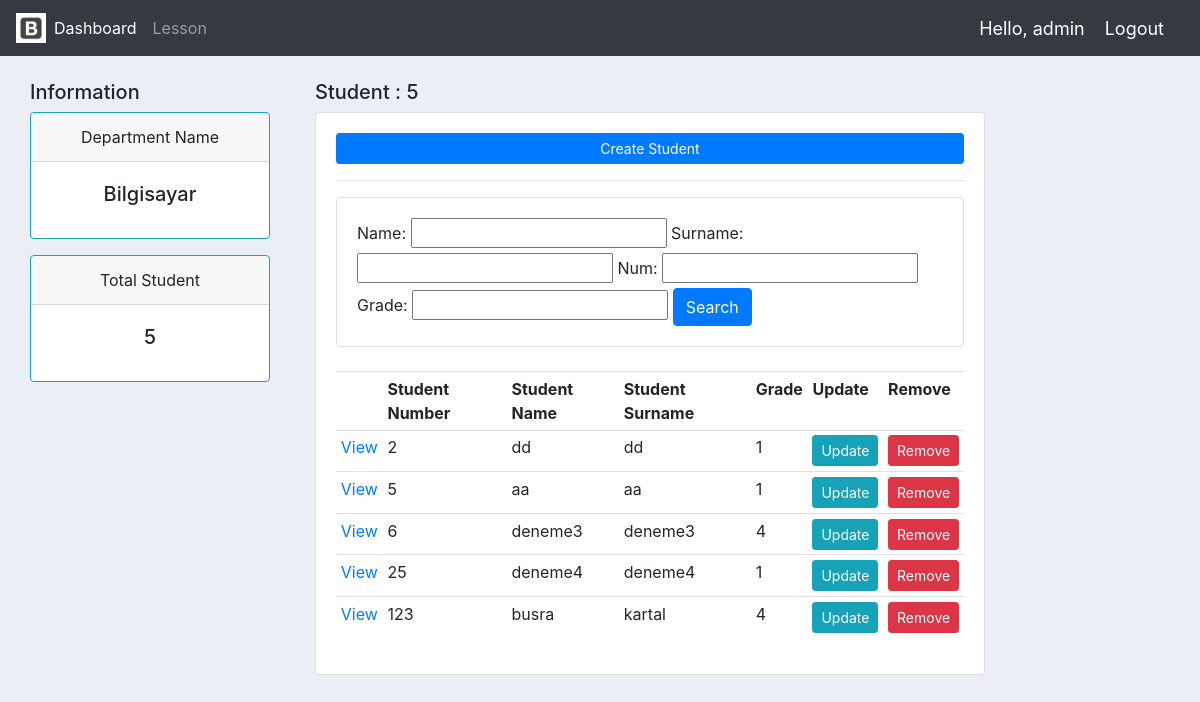
The app's page /department/5 (signed in), older data.
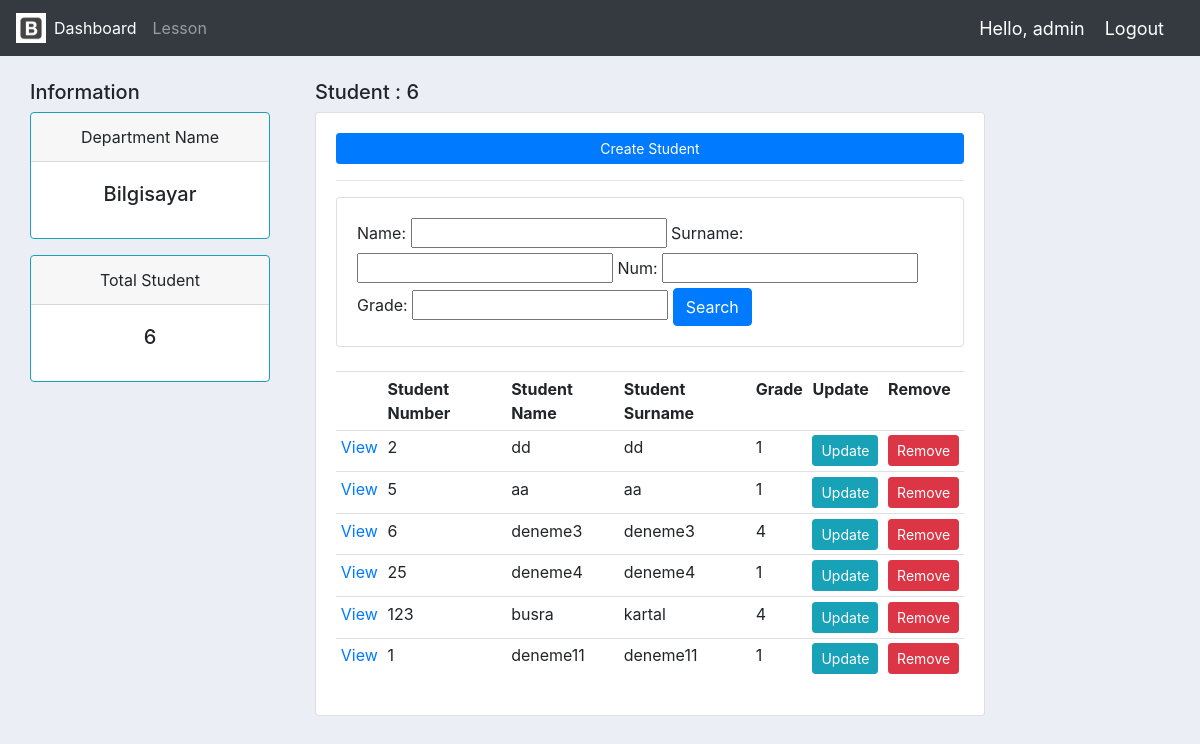
The same page, newer data.
### myapp/models.py (models this page shows, shortened)
class Student(models.Model):
    user =models.OneToOneField(User, blank=True, null=True, on_delete=models.CASCADE)
    name = models.CharField(max_length=50, null=True)
    surname = models.CharField(max_length=50, null=True)
    num = models.IntegerField(null=True, blank=True)
    grade = models.IntegerField(null=True, blank=True)
    profile_pic = models.ImageField(default="user.jpeg", null=True, blank=True)
    department = models.ManyToManyField(Department)

### myapp/decorators.py (the view)
        def wrapper_func(request, *args, **kwargs):
            group =None
            if request.user.groups.exists():
                group = request.user.groups.all()[0].name
            if group in allowed_roles:
                return view_func(request, *args, **kwargs)
            else:
                return HttpResponse('You are not authorized to view this page')

### myapp/views.py (called while the page is built)
@login_required(login_url='login')
@allowed_users(allowed_roles=['admin'])
def department(request, pk):
    department = Department.objects.get(id=pk)
    student = department.student_set.all()
    student_count = student.count()
    myFilter = StudentFilter(request.GET, queryset=student)
    student = myFilter.qs
    context = {
        'student':student,
        'department':department,
        'student_count':student_count,
        'myFilter':myFilter,
    }
    return  render(request, 'accounts/department.html', context)

### myapp/templates/accounts/department.html
{% extends 'accounts/main.html' %}
{% block content %}
    <br>
    <div class="row">
    <div class="col-md-3 col-xl-3">
                <div class="row">
                    <div class="col">
                        <div class="col-md">
                            <h5 >Information</h5>
                            <div class="card text-center border-info mb-3" style="max-width: 18rem;">
                                 <div class="card-header">Department Name</div>
                                 <div class="card-body">
                                    <h5 class="card-title">{{ department.name }}</h5>
                                 </div>
                            </div>
                            <div class="card text-center border-info mb-3" style="max-width: 18rem;">
                                 <div class="card-header">Total Student</div>
                                 <div class="card-body">
                                    <h5 class="card-title">{{ student_count }}</h5>
                                 </div>
                            </div>
                        </div>
                    </div>
                </div>
        </div>
        <div class="col-md-7">
                <h5>Student : {{ student_count }}</h5>
                <div class="card card-body">
                    <a class="btn btn-primary btn-sm btn-block" href="{% url 'create_student' %}">Create Student</a>
                    <hr>
                    <div class="row">
                        <div class="col">
                            <div class="card card-body">
                                <form method="get">
                                    {{ myFilter.form }}
                                    <button class="btn btn-primary" type="submit">Search</button>
                                </form>
                            </div>
                        </div>
                    </div>
                    <br>
                    <table class="table table-sm">
                        <tr>
                            <th></th>
                            <th>Student Number</th>
                            <th>Student Name</th>
                            <th>Student Surname</th>
                            <th>Grade</th>
                            <th>Update</th>
                            <th>Remove</th>
                        </tr>
                        {% for i in student %}
                           <tr>
                                <td><a href="{% url 'students' i.id %}">View</a></td>
                                <td>{{ i.num }}</td>
                                <td>{{ i.name }}</td>
                                <td>{{ i.surname }}</td>
                                <td>{{ i.grade }}</td>
                                <td><a class="btn btn-sm btn-info" href="{% url 'update_student' i.id %}">Update</a></td>
                                <td><a class="btn btn-sm btn-danger" href="{% url 'delete_student' i.id %}">Remove</a></td>
                           </tr>
                        {% endfor %}
                    </table>
                </div>
        </div>
    </div>
{% endblock content %}

Row changes from the older to the newer data that the page shows:
added Student: num "1", name "deneme11", surname "deneme11", grade "1"
Text that changed along with them:
{{ student_count }}: "5" → "6"
